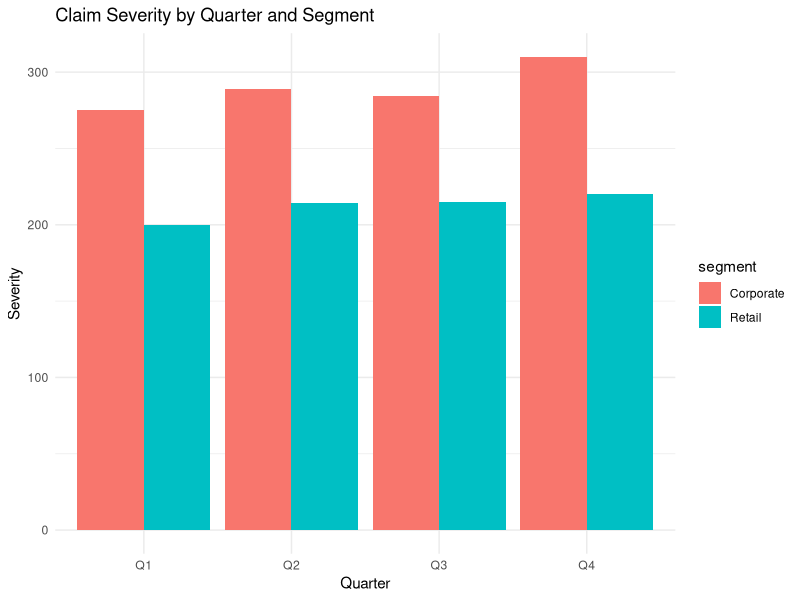

Here is the R script that generated this plot:
library(tidyverse)

claims_data <- tibble(
  quarter = c("Q1", "Q1", "Q2", "Q2", "Q3", "Q3", "Q4", "Q4"),
  segment = c("Retail", "Corporate", "Retail", "Corporate",
              "Retail", "Corporate", "Retail", "Corporate"),
  claim_count = c(120, 80, 140, 90, 135, 95, 150, 100),
  claim_amount = c(24000, 22000, 30000, 26000, 29000, 27000, 33000, 31000)
) %>%
  mutate(severity = claim_amount / claim_count)
# this is an already aggregated, synthetic dataset
# Usually I would recieve ungrouped data which looks like individual
# observations, and then I'd group by claim count and segment
print(claims_data)

claims_data %>%
  ggplot(aes(x = quarter, y = severity, fill = segment)) +
  geom_col(position = "dodge") +
  labs(
    title = "Claim Severity by Quarter and Segment",
    x = "Quarter",
    y = "Severity"
  ) +
  theme_minimal()
